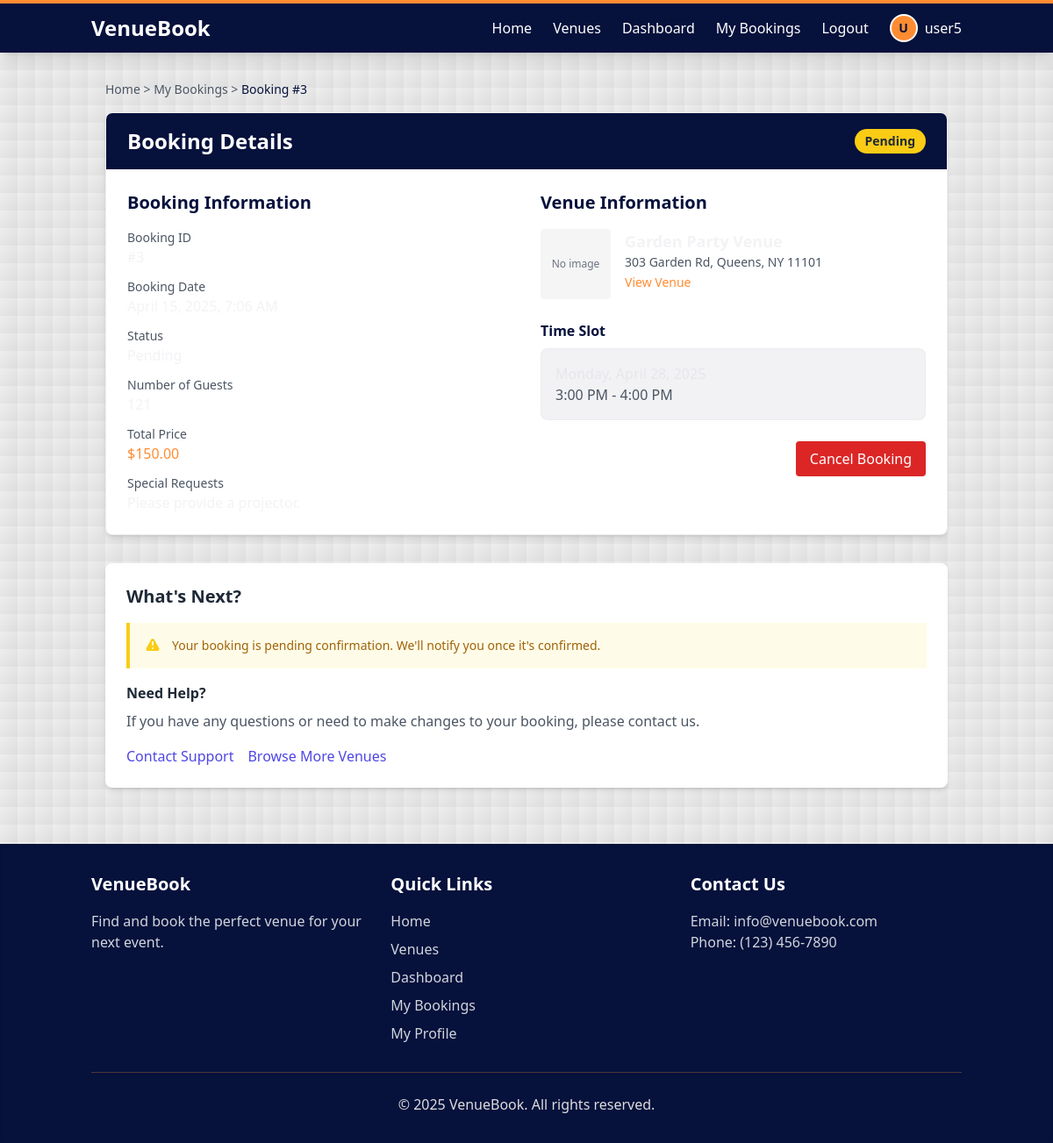
The page /bookings/3/ (signed in) on the database its author committed.
### booking/models/booking.py (models this page shows, shortened)
class Booking(models.Model):
    STATUS_CHOICES = [
        ('pending', 'Pending'),
        ('confirmed', 'Confirmed'),
        ('cancelled', 'Cancelled'),
    ]
    user = models.ForeignKey(User, on_delete=models.CASCADE, related_name='bookings')
    venue = models.ForeignKey(Venue, on_delete=models.CASCADE, related_name='bookings')
    time_slot = models.ForeignKey(TimeSlot, on_delete=models.CASCADE, related_name='bookings')
    num_guests = models.PositiveIntegerField()
    status = models.CharField(max_length=20, choices=STATUS_CHOICES, default='pending')
    special_requests = models.TextField(blank=True)
    total_price = models.DecimalField(max_digits=10, decimal_places=2)
    booking_date = models.DateTimeField(auto_now_add=True)
    class Meta:
        ordering = ['-booking_date']

### booking/models/venue.py (models this page shows, shortened)
class Venue(models.Model):
    STATUS_CHOICES = [
        ('active', 'Active'),
        ('maintenance', 'Under Maintenance'),
        ('inactive', 'Inactive'),
    ]
    name = models.CharField(max_length=200)
    description = models.TextField()
    address = models.CharField(max_length=255)
    capacity = models.PositiveIntegerField()
    hourly_rate = models.DecimalField(max_digits=10, decimal_places=2)
    image = models.ImageField(upload_to='venues/', blank=True, null=True)
    categories = models.ManyToManyField(Category, related_name='venues')
    manager = models.ForeignKey(VenueManager, on_delete=models.SET_NULL, null=True, related_name='managed_venues')
    status = models.CharField(max_length=20, choices=STATUS_CHOICES, default='active')
    created_at = models.DateTimeField(auto_now_add=True)
    updated_at = models.DateTimeField(auto_now=True)
    class Meta:
        ordering = ['name']

### booking/models/time_slot.py (models this page shows, shortened)
class TimeSlot(models.Model):
    venue = models.ForeignKey(Venue, on_delete=models.CASCADE, related_name='time_slots')
    date = models.DateField()
    start_time = models.TimeField()
    end_time = models.TimeField()
    is_available = models.BooleanField(default=True)
    class Meta:
        ordering = ['date', 'start_time']
        unique_together = ['venue', 'date', 'start_time']

### booking/views/booking_views.py (the view)
# urls.py: path('bookings/<int:booking_id>/', views.booking_detail, name='booking_detail'),
@login_required
def booking_detail(request, booking_id):
    booking = get_object_or_404(Booking, id=booking_id, user=request.user)
    context = {
        'booking': booking,
    }
    return render(request, 'booking/booking_detail.html', context)

### booking/context_processors.py (called while the page is built)
def common_context(request):
    return {
        'all_categories': Category.objects.all(),
    }

### booking/templatetags/user_tags.py (called while the page is built)
@register.filter
def has_profile_picture(user):
    return hasattr(user, 'profile') and user.profile.profile_picture

### templates/booking/booking_detail.html (shortened to what this page needs)
{% extends 'base.html' %}
{% block content %}
<div class="container mx-auto px-4">
    <div class="text-sm text-gray-600 mb-4">
        <a href="{% url 'home' %}" class="hover:text-accent">Home</a> &gt;
        <a href="{% url 'my_bookings' %}" class="hover:text-accent">My Bookings</a> &gt;
        <span class="text-primary">Booking #{{ booking.id }}</span>
    </div>
    <div class="bg-white rounded-lg shadow-md border border-light-gray/50 overflow-hidden mb-8">
        <div class="bg-primary text-white py-4 px-6">
            <div class="flex justify-between items-center">
                <h1 class="text-2xl font-bold">Booking Details</h1>
                <span class="px-3 py-1 rounded-full text-sm font-semibold
                    {% if booking.status == 'confirmed' %}bg-green-500 text-white
                    {% elif booking.status == 'pending' %}bg-yellow-400 text-gray-800
                    {% else %}bg-red-500 text-white{% endif %}">
                    {{ booking.status|title }}
                </span>
            </div>
        </div>
        <div class="p-6">
            <div class="grid grid-cols-1 md:grid-cols-2 gap-8">
                <div>
                    <h2 class="text-xl font-semibold mb-4 text-primary">Booking Information</h2>
                    <div class="space-y-3">
                        <div>
                            <p class="text-gray-600 text-sm">Booking ID</p>
                            <p class="font-medium">#{{ booking.id }}</p>
                        </div>
                        <div>
                            <p class="text-gray-600 text-sm">Booking Date</p>
                            <p class="font-medium">{{ booking.booking_date|date:"F j, Y, g:i A" }}</p>
                        </div>
                        <div>
                            <p class="text-gray-600 text-sm">Status</p>
                            <p class="font-medium">{{ booking.status|title }}</p>
                        </div>
                        <div>
                            <p class="text-gray-600 text-sm">Number of Guests</p>
                            <p class="font-medium">{{ booking.num_guests }}</p>
                        </div>
                        <div>
                            <p class="text-gray-600 text-sm">Total Price</p>
                            <p class="font-medium text-accent">${{ booking.total_price }}</p>
                        </div>
                        {% if booking.special_requests %}
                        <div>
                            <p class="text-gray-600 text-sm">Special Requests</p>
                            <p class="font-medium">{{ booking.special_requests }}</p>
                        </div>
                        {% endif %}
                    </div>
                </div>
                <div>
                    <h2 class="text-xl font-semibold mb-4 text-primary">Venue Information</h2>
                    <div class="mb-6">
                        <div class="flex items-start">
                            {% if booking.venue.image %}
                            <img src="{{ booking.venue.image.url }}" alt="{{ booking.venue.name }}" class="w-20 h-20 object-cover rounded mr-4">
                            {% else %}
                            <div class="w-20 h-20 bg-light-gray/30 rounded flex items-center justify-center mr-4">
                                <span class="text-gray-500 text-xs">No image</span>
                            </div>
                            {% endif %}
                            <div>
                                <h3 class="font-semibold text-lg">{{ booking.venue.name }}</h3>
                                <p class="text-gray-600 text-sm">{{ booking.venue.address }}</p>
                                <a href="{% url 'venue_detail' booking.venue.id %}" class="text-accent hover:text-accent/80 text-sm">View Venue</a>
                            </div>
                        </div>
                    </div>
                    <h3 class="font-semibold mb-2 text-primary">Time Slot</h3>
                    <div class="bg-primary/5 rounded-lg p-4 mb-6 border border-light-gray/30">
                        <p class="font-medium">{{ booking.time_slot.date|date:"l, F j, Y" }}</p>
                        <p class="text-gray-600">{{ booking.time_slot.start_time|time:"g:i A" }} - {{ booking.time_slot.end_time|time:"g:i A" }}</p>
                    </div>
                    {% if booking.status != 'cancelled' %}
                    <div class="flex justify-end">
                        <a href="{% url 'cancel_booking' booking.id %}"
                           class="bg-red-600 text-white py-2 px-4 rounded hover:bg-red-500 transition"
                           onclick="return confirm('Are you sure you want to cancel this booking?');">
                            Cancel Booking
                        </a>
                    </div>
                    {% endif %}
                </div>
            </div>
        </div>
    </div>
    <div class="bg-white rounded-lg shadow-md p-6 mb-8">
        <h2 class="text-xl font-semibold mb-4 text-gray-800">What's Next?</h2>
        {% if booking.status == 'pending' %}
        <div class="bg-yellow-50 border-l-4 border-yellow-400 p-4 mb-4">
            <div class="flex">
                <div class="flex-shrink-0">
                </div>
                <div class="ml-3">
                    <p class="text-sm text-yellow-700">
                        Your booking is pending confirmation. We'll notify you once it's confirmed.
                    </p>
                </div>
            </div>
        </div>
        {% endif %}
        <div class="mt-4">
            <h3 class="font-semibold mb-2 text-gray-800">Need Help?</h3>
            <p class="text-gray-600 mb-4">If you have any questions or need to make changes to your booking, please contact us.</p>
            <div class="flex space-x-4">
                <a href="#" class="text-indigo-600 hover:text-indigo-800">Contact Support</a>
                <a href="{% url 'venue_list' %}" class="text-indigo-600 hover:text-indigo-800">Browse More Venues</a>
            </div>
        </div>
    </div>
</div>
{% endblock %}

### templates/base.html (shortened to what this page needs)
<!DOCTYPE html>
{% load user_tags %}
<html lang="en">
<head>
    <script src="https://cdn.tailwindcss.com"></script>
</head>
<body class="min-h-screen flex flex-col bg-gradient-to-br from-off-white to-light-gray bg-fixed pattern-dots text-primary/5 pattern-size-2">
    <nav class="bg-primary text-white shadow-lg relative z-20 border-t-4 border-accent">
        <div class="container mx-auto px-4 py-3">
            <div class="flex justify-between items-center">
                <a href="{% url 'home' %}" class="text-2xl font-bold">VenueBook</a>
                <div class="hidden md:flex items-center space-x-6">
                    <a href="{% url 'home' %}" class="hover:text-accent transition">Home</a>
                    <a href="{% url 'venue_list' %}" class="hover:text-accent transition">Venues</a>
                    {% if user.is_authenticated %}
                        {% if user.is_staff and user.venue_manager.is_approved %}
                            <a href="{% url 'manager_dashboard' %}" class="hover:text-accent transition">Dashboard</a>
                            <a href="{% url 'manager_venues' %}" class="hover:text-accent transition">My Venues</a>
                            <a href="{% url 'manager_bookings' %}" class="hover:text-accent transition">Bookings</a>
                        {% else %}
                            <a href="{% url 'user_dashboard' %}" class="hover:text-accent transition">Dashboard</a>
                            <a href="{% url 'my_bookings' %}" class="hover:text-accent transition">My Bookings</a>
                        {% endif %}
                        <a href="#" onclick="document.getElementById('logout-form').submit(); return false;" class="hover:text-accent transition">Logout</a>
                        <a href="{% url 'my_profile' %}" class="flex items-center hover:text-accent transition">
                            {% if user|has_profile_picture %}
                                <img src="{{ user.profile.profile_picture.url }}" alt="{{ user.username }}"
                                     class="w-8 h-8 rounded-full object-cover border-2 border-white mr-2">
                            {% else %}
                                <div class="w-8 h-8 rounded-full bg-accent flex items-center justify-center border-2 border-white mr-2">
                                    <span class="text-primary font-bold text-sm">{{ user.username|slice:":1"|upper }}</span>
                                </div>
                            {% endif %}
                            <span>{{ user.username }}</span>
                        </a>
                    {% else %}
                        <a href="{% url 'login' %}" class="hover:text-accent transition">Login</a>
                    {% endif %}
                </div>
            </div>
        </div>
    </nav>
    <main class="container mx-auto px-4 py-8 flex-grow relative z-10">
        {% block content %}{% endblock %}
    </main>
    <footer class="bg-primary text-white py-8 mt-auto shadow-inner relative z-20">
        <div class="container mx-auto px-4">
            <div class="grid grid-cols-1 md:grid-cols-3 gap-8">
                <div>
                    <h3 class="text-xl font-bold mb-4">VenueBook</h3>
                    <p class="text-gray-300">Find and book the perfect venue for your next event.</p>
                </div>
                <div>
                    <h3 class="text-xl font-bold mb-4">Quick Links</h3>
                    <ul class="space-y-2 text-gray-300">
                        <li><a href="{% url 'home' %}" class="hover:text-accent transition">Home</a></li>
                        <li><a href="{% url 'venue_list' %}" class="hover:text-accent transition">Venues</a></li>
                        {% if user.is_authenticated %}
                            {% if user.is_staff and user.venue_manager.is_approved %}
                                <li><a href="{% url 'manager_dashboard' %}" class="hover:text-accent transition">Dashboard</a></li>
                                <li><a href="{% url 'manager_venues' %}" class="hover:text-accent transition">My Venues</a></li>
                            {% else %}
                                <li><a href="{% url 'user_dashboard' %}" class="hover:text-accent transition">Dashboard</a></li>
                                <li><a href="{% url 'my_bookings' %}" class="hover:text-accent transition">My Bookings</a></li>
                            {% endif %}
                            <li><a href="{% url 'my_profile' %}" class="hover:text-accent transition">My Profile</a></li>
                        {% else %}
                            <li><a href="{% url 'login' %}" class="hover:text-accent transition">Login</a></li>
                        {% endif %}
                    </ul>
                </div>
                <div>
                    <h3 class="text-xl font-bold mb-4">Contact Us</h3>
                    <p class="text-gray-300">Email: info@venuebook.com</p>
                    <p class="text-gray-300">Phone: (123) 456-7890</p>
                </div>
            </div>
            <div class="border-t border-accent/30 mt-8 pt-6 text-center text-light-gray">
                <p>&copy; {% now "Y" %} VenueBook. All rights reserved.</p>
            </div>
        </div>
    </footer>
</body>
</html>

### templates/base.html (style rules this page uses)
.pattern-dots { background-image: radial-gradient(currentColor 1px, transparent 1px); background-size: calc(10 * 1px) calc(10 * 1px); }
.pattern-size-2 { background-size: calc(20 * 1px) calc(20 * 1px); }

### rows shown on the page
Booking: id "3", status "Pending", total_price "150.00", venue.address "303 Garden Rd, Queens, NY 11101", time_slot.start_time "3:00 PM", time_slot.end_time "4:00 PM"

### other values the page prints
{{ user.username|slice:":1"|upper }} "U"
{{ user.username }} "user5"
